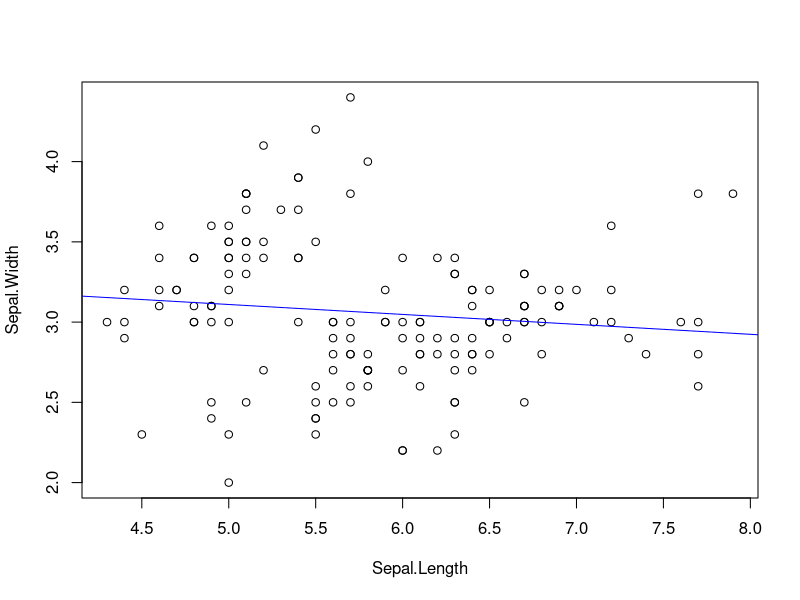
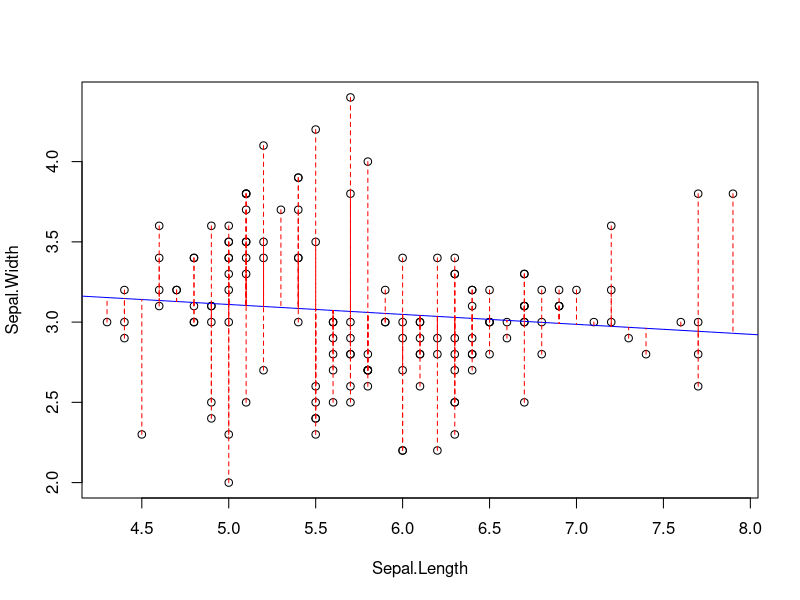
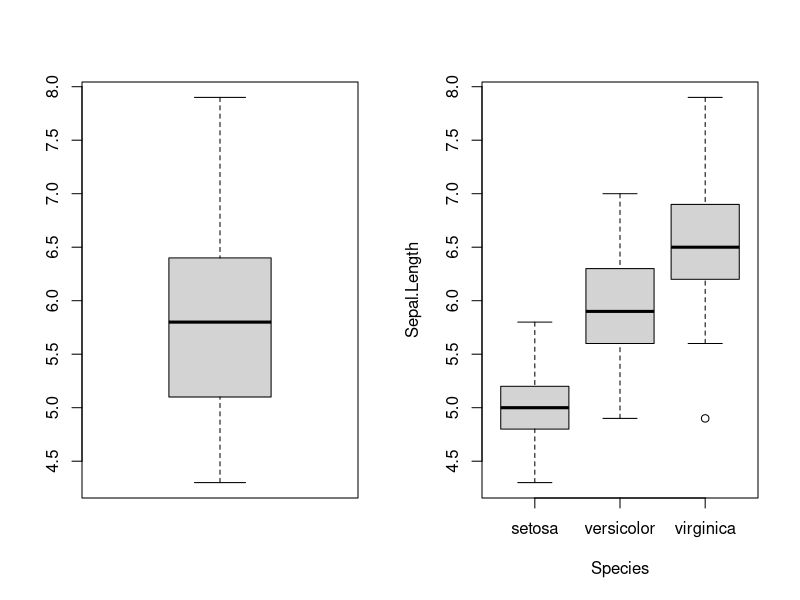
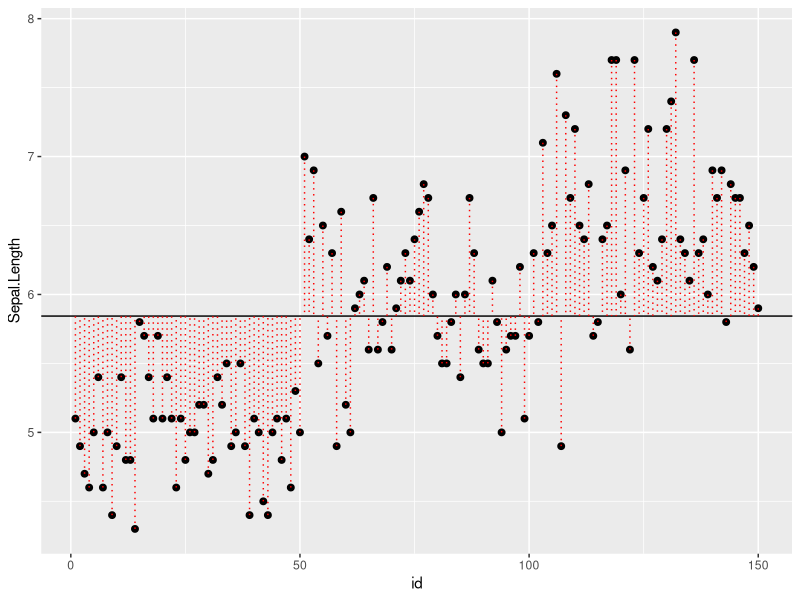
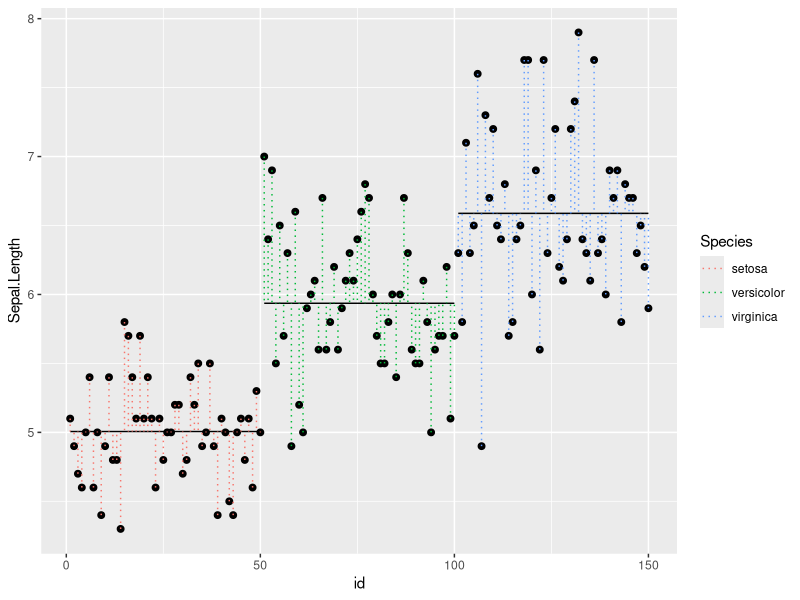
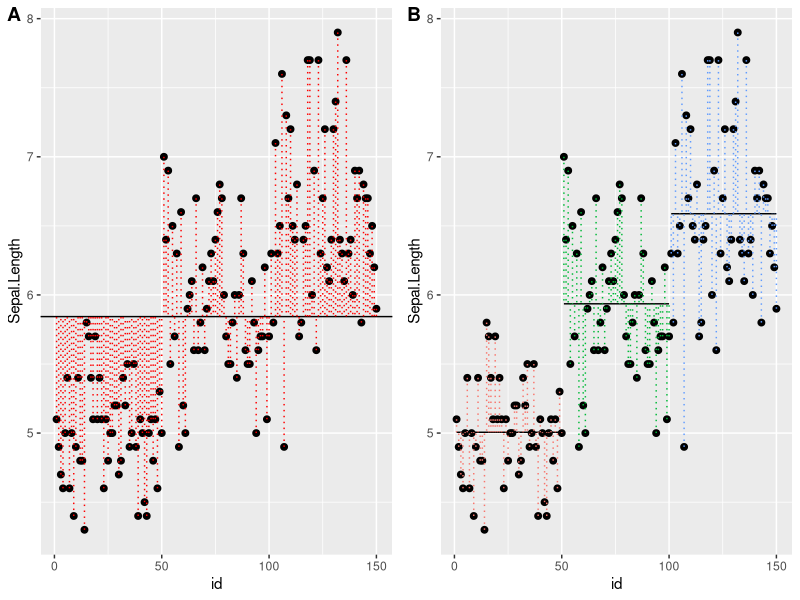
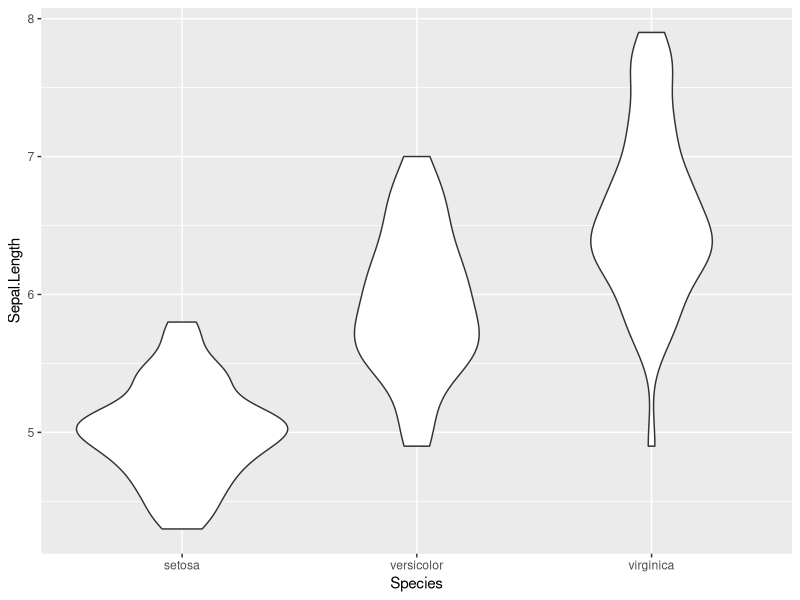
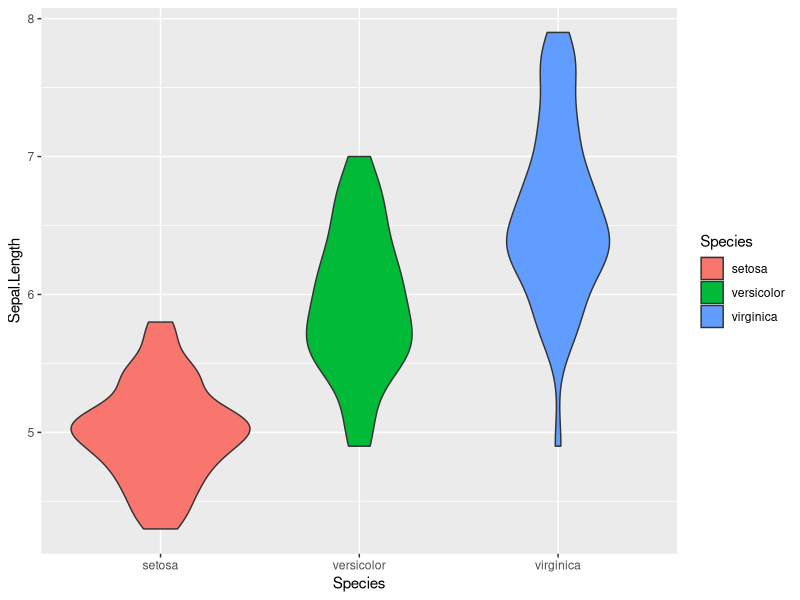

Write R code to recreate these figures, in order.
## ---- chunk 1
with(iris, plot(Sepal.Width ~ Sepal.Length))
lm.fit <- with(iris, lm(Sepal.Width ~ Sepal.Length))
abline(lm.fit, col="blue")
## ---- chunk 2
lm.fit 
summary(lm.fit)
## ---- chunk 3
x <- iris$Sepal.Length
y <- iris$Sepal.Width
yhat <- predict(lm.fit)

with(iris, plot(Sepal.Width ~ Sepal.Length))
with(iris, abline(lm.fit, col="blue"))
for(i in 1:length(x))  lines(x[c(i,i)],c(y[i], yhat[i]), col="red", lty=2)
## ---- chunk 4
par(mfrow=c(1,2))
with(iris, boxplot(Sepal.Length))
with(iris, plot(Sepal.Length ~ Species))
## ---- chunk 5
#| warning: false
require(dplyr)
require(magrittr)
require(ggplot2)

dat <- cbind(iris, id = 1:length(iris$Species))
yhat <- mean(iris$Sepal.Length)  # grand mean of Sepal Length

p <- dat %>% ggplot(aes( x = id, y = Sepal.Length, group=Species)) 

q <- p + geom_point( size=2) + 
  geom_hline( aes(yintercept = mean(iris$Sepal.Length)) ) + 
  geom_segment( data=dat, aes( x = id, y = Sepal.Length, xend = id, yend = yhat), color="red", lty = 3)

q  
## ---- chunk 6
spmeans  <- dat %>% group_by(Species) %>% 
        summarise(
          sl = mean(Sepal.Length),
          n = length(Sepal.Length),
          minid = min(id),
          maxid = max(id)
        )

spmeans
## ---- chunk 7
dat <- merge(dat, spmeans)
head(dat)
dat[45:55,]
tail(dat)
## ---- chunk 8
r <- p + geom_point( size=2) + 
  geom_segment( data=spmeans, aes(x=minid, y = sl, xend=maxid, yend=sl, group=Species )) + 
  geom_segment( data=dat, aes( x = id, y = Sepal.Length, xend = id, yend = sl, color=Species), lty = 3) 

r  
## ---- chunk 9
require(cowplot)
plot_grid(
  q, 
  r + theme(legend.position="none"), 
  labels="AUTO")
## ---- chunk 10
lm.fit <- with(iris, lm(Sepal.Length ~ Species))
summary(lm.fit)
## ---- chunk 11
anova(lm.fit)
## ---- chunk 12
lm.fit <- with(iris, lm(Sepal.Width ~ Sepal.Length + Species))
summary(lm.fit)
## ---- chunk 13
library(ggplot2)
library(magrittr)

p <- iris %>% ggplot(aes(x=Species, y=Sepal.Length))
p + geom_violin()
## ---- chunk 14
p <- iris %>% ggplot(aes(x=Species, y=Sepal.Length, fill=Species))
p + geom_violin()
## ---- chunk 15
p + geom_point()
